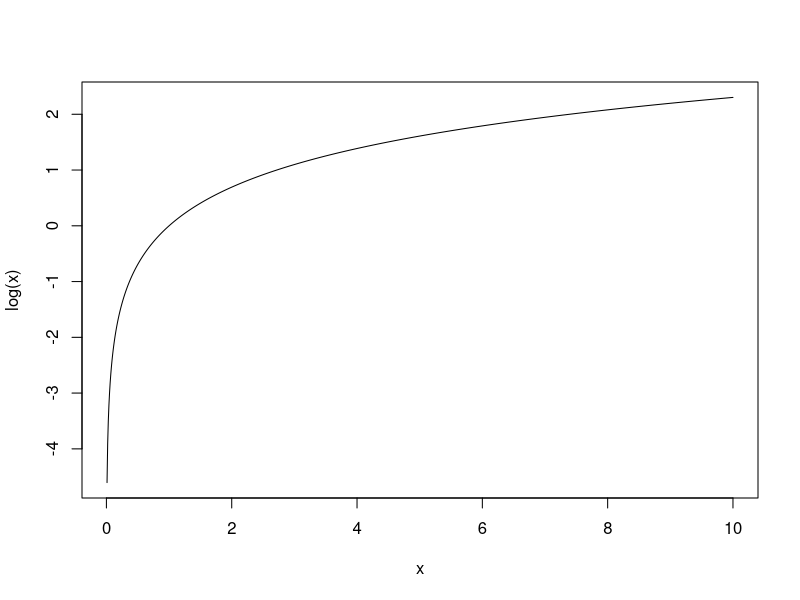
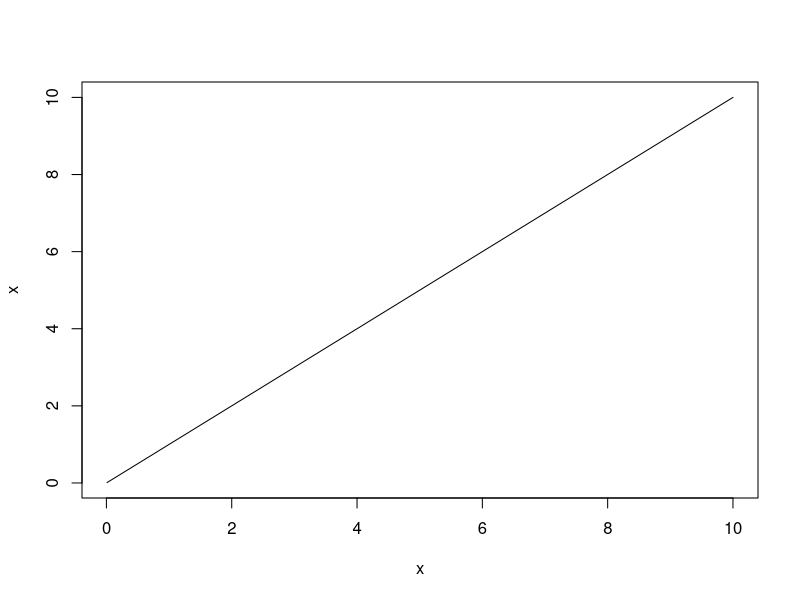
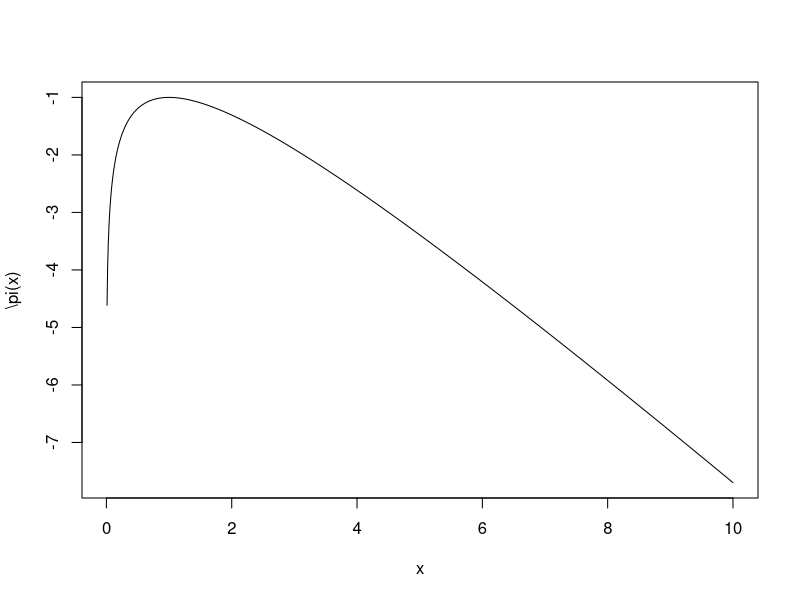

Write the R code that produced these figures, in order.
pdf( "Question1b.pdf" )
plot( x=.01*1:1000, y = log( .01*1:1000 ), type= "l", xlab = "x", ylab = "log(x)" )
dev.off()

pdf( "Question1a.pdf" )
plot( x=.01*1:1000, y =  .01*1:1000, type= "l", xlab = "x", ylab = "x" )
dev.off()


pi <-function( x){
    return (log(x) - x)
}

pdf( "Question1c.pdf" )
plot( x=.01*1:1000, y = pi( .01*1:1000 ), type= "l", xlab = "x", ylab = "\\pi(x)" )
dev.off()
